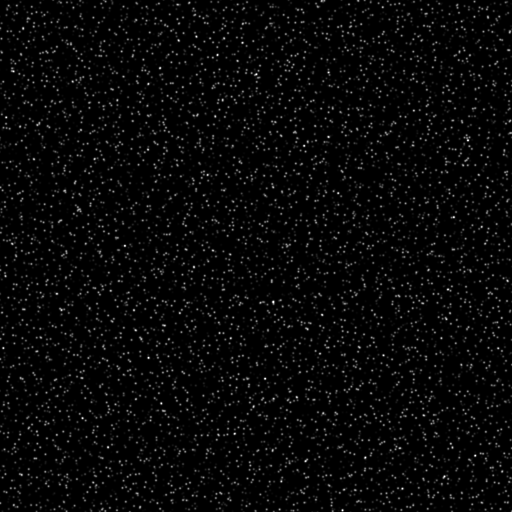
#> input picture testImages/Bits08/Ni06/parabolic01_0.tif, 512 x 512 px
$ python run_liushen_parabolic.py
#> lines starting #> are read from the running program, lines starting #| are printed output that depends on the picture; long printed decimals are rounded
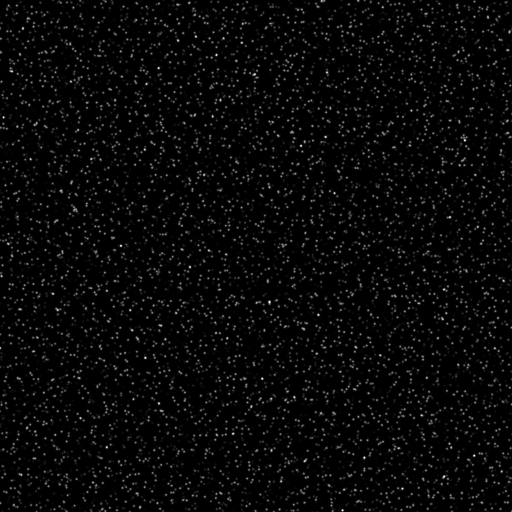
#> input picture testImages/Bits08/Ni06/parabolic01_1.tif, 512 x 512 px
### src/PhysicsBasedOpticalFlowLiuShen_numba.py
"""
MIT License
Copyright (c) [2021-2024] [Luís Mendes, luis <dot> mendes _at_ tecnico.ulisboa.pt]

Permission is hereby granted, free of charge, to any person obtaining a copy
of this software and associated documentation files (the "Software"), to deal
in the Software without restriction, including without limitation the rights
to use, copy, modify, merge, publish, distribute, sublicense, and/or sell
copies of the Software, and to permit persons to whom the Software is furnished
to do so, subject to the following conditions:The above copyright notice and
this permission notice shall be included in all copies or substantial portions
of the Software.

THE SOFTWARE IS PROVIDED "AS IS", WITHOUT WARRANTY OF ANY KIND, EXPRESS OR
IMPLIED, INCLUDING BUT NOT LIMITED TO THE WARRANTIES OF MERCHANTABILITY,
FITNESS FOR A PARTICULAR PURPOSE AND NONINFRINGEMENT. IN NO EVENT SHALL THE
AUTHORS OR COPYRIGHT HOLDERS BE LIABLE FOR ANY CLAIM, DAMAGES OR OTHER
LIABILITY, WHETHER IN AN ACTION OF CONTRACT, TORT OR OTHERWISE, ARISING FROM,
OUT OF OR IN CONNECTION WITH THE SOFTWARE OR THE USE OR OTHER DEALINGS IN THE
SOFTWARE.
"""

#!/usr/bin/env python
"""
Optimized implementation of the Liu-Shen physics-based optical flow algorithm.

This implementation uses Numba for CPU acceleration of the critical parts
while maintaining the efficiency of the original implementation.
"""

import numpy as np
from numba import jit
from scipy.ndimage import convolve as filter2
from tqdm import tqdm

class LiuShenOpticalFlowAlgoAdapter(object):
    """Adapter class for the Liu-Shen physics-based optical flow algorithm."""

    def __init__(self, alpha):
        """Initialize the adapter with the regularization parameter."""
        self.alpha = alpha

    # [4 lines left out: function compute, not called in this run]

    def getAlgoName(self):
        """Return the algorithm name."""
        return 'Liu-Shen Physics based OF'

    def hasGenericPyramidalDefaults(self):
        """Return whether generic pyramidal defaults are provided."""
        return False

def generate_invmatrix(im, h, dx):
    """
    Generate inverse matrix for the Liu-Shen algorithm.

    Args:
        im: Input image
        h: Regularization parameter
        dx: Spatial step

    Returns:
        B11, B12, B22: Components of the inverse matrix
    """
    M  = np.array([ [  1,  0, -1], [  0,  0,  0], [ -1,  0,  1] ], dtype=np.float32)/4  # mixed partial derivatives
    D2 = np.array([ [  0,  1,  0], [  0, -2,  0], [  0,  1,  0] ], dtype=np.float32)    # partial derivative
    H  = np.array([ [  1,  1,  1], [  1,  0,  1], [  1,  1,  1] ], dtype=np.float32)

    # MATLAB imfilter employs correlation, Python conv2 uses convolution, so we must mirror the kernels
    M = np.flipud(np.fliplr(M))
    D2 = np.flipud(np.fliplr(D2))
    H = np.flipud(np.fliplr(H))

    h = np.float32(h)

    cmtx = filter2(np.ones(im.shape, dtype=np.float32), H/(dx*dx), mode='constant')

    A11 = im*(filter2(im, D2/(dx*dx), mode='nearest')-2*im/(dx*dx)) - h*cmtx
    A22 = im*(filter2(im, D2.transpose()/(dx*dx), mode='nearest')-2*im/(dx*dx)) - h*cmtx
    A12 = im*filter2(im, M/(dx*dx), mode='nearest')

    DetA = A11*A22-A12*A12

    B11 = A22/DetA
    B12 = -A12/DetA
    B22 = A11/DetA

    return B11, B12, B22

@jit('Tuple((float32[:,:],float32[:,:],float32))(float32[:,:],float32[:,:],float32[:,:],float32[:,:],float32[:,:],float32[:,:],float32[:,:],int64,int64)',nopython=True,parallel=False)
def helper(B11, B12, B22, bu, bv, u, v, r, c):
    """
    Helper function for computing flow update and error.

    Args:
        B11, B12, B22: Components of the inverse matrix
        bu, bv: Right-hand side vectors
        u, v: Current flow components
        r, c: Image dimensions

    Returns:
        unew, vnew: Updated flow components
        total_error: Error between old and new flow
    """
    unew = -(B11*bu+B12*bv)
    vnew = -(B12*bu+B22*bv)
    total_error = (np.linalg.norm(unew-u)+np.linalg.norm(vnew-v))/(r*c)
    return unew, vnew, total_error

def physicsBasedOpticalFlowLiuShen(im1, im2, h, U, V):
    """
    Liu-Shen physics-based optical flow algorithm.

    Args:
        im1: First image
        im2: Second image
        h: Regularization parameter
        U: Initial horizontal flow component
        V: Initial vertical flow component

    Returns:
        u, v: Updated flow components
        error: Final error
    """
#> called with h = 0.1
    print(f"Computing Liu-Shen physics-based optical flow with h={h}")
    print(f"Image size: {im1.shape}")
#| Image size: (512, 512)

    # Initialize parameters
    f = 0  # Boundary assumption
    maxnum = 60  # Maximum number of iterations
    tol = 1e-8  # Convergence tolerance
    dx = 1  # Spatial step
    dt = 1  # Time step

    # Normalize images
    im1 = im1/np.max(im1)
    im2 = im2/np.max(im2)

    # Define kernels
    D  = np.array([[0, -1,  0], [0,  0,  0], [ 0, 1, 0] ], dtype=np.float32)/2  # partial derivative
    M  = np.array([[1,  0, -1], [0,  0,  0], [-1, 0, 1] ], dtype=np.float32)/4  # mixed partial derivatives
    F  = np.array([[0,  1,  0], [0,  0,  0], [ 0, 1, 0] ], dtype=np.float32)    # average
    D2 = np.array([[0,  1,  0], [0, -2,  0], [ 0, 1, 0] ], dtype=np.float32)    # partial derivative
    H  = np.array([[1,  1,  1], [1,  0,  1], [ 1, 1, 1] ], dtype=np.float32)

    # MATLAB imfilter employs correlation, Python conv2 uses convolution, so we must mirror the kernels
    D = np.flipud(np.fliplr(D))
    M = np.flipud(np.fliplr(M))
    F = np.flipud(np.fliplr(F))
    D2 = np.flipud(np.fliplr(D2))
    H = np.flipud(np.fliplr(H))

    # Compute derivatives
    IIx = im1*filter2(im1, D/dx, mode='nearest')
    IIy = im1*filter2(im1, D.transpose()/dx, mode='nearest')
    II  = im1*im1
    Ixt = im1*filter2((im2-im1)/dt-f, D/dx, mode='nearest')
    Iyt = im1*filter2((im2-im1)/dt-f, D.transpose()/dx, mode='nearest')

    # Initialize variables
    k = 0
    total_error = 100000000
    u = np.float32(U)
#> u: shape (512, 512) float32; every value is 0
    v = np.float32(V)
    r, c = im2.shape
#> r = 512; c = 512

    # Generate inverse matrix
    B11, B12, B22 = generate_invmatrix(im1, h, dx)
#> in generate_invmatrix, `A11 = im*(filter2(im, D2/(dx*dx), mode='nearest')-2*im/(dx*dx)) - h*cmtx`:
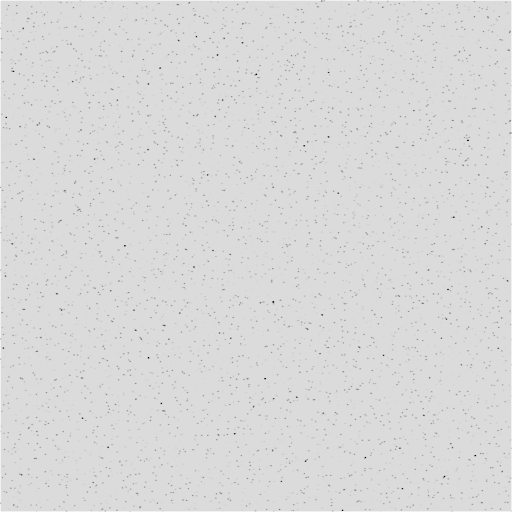
#> A11: shape (512, 512) float32; min -3.85, max -0.3, mean -0.816; drawn with min black and max white
#> in generate_invmatrix, `B11 = A22/DetA`:
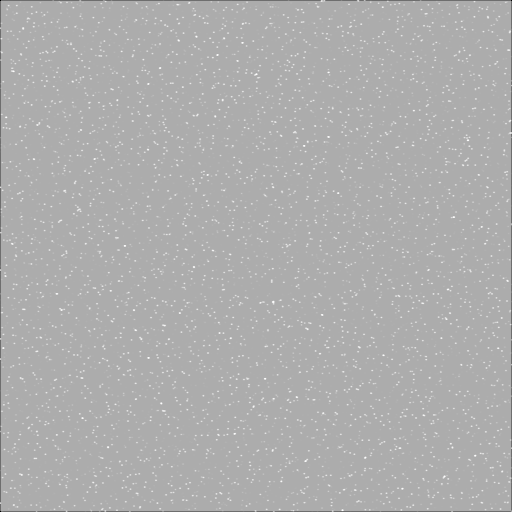
#> B11: shape (512, 512) float32; min -3.33, max -0.26, mean -1.24; drawn with min black and max white

    # Iterative refinement
    error = 0
    with tqdm(total=maxnum, desc="Liu-Shen iterations") as pbar:
        while total_error > tol and k < maxnum:
            # Compute bu and bv
            bu = 2*IIx*filter2(u, D/dx, mode='nearest') + IIx*filter2(v, D.transpose()/dx, mode='nearest') + \
                   IIy*filter2(v, D/dx, mode='nearest') + II*filter2(u, F/(dx*dx), mode='nearest') + \
                   II*filter2(v, M/(dx*dx), mode='nearest') + h*filter2(u, H/(dx*dx), mode='constant')+Ixt

            bv = IIy*filter2(u, D/dx, mode='nearest') + IIx*filter2(u, D.transpose()/dx, mode='nearest') + \
                2*IIy*filter2(v, D.transpose()/dx, mode='nearest') + II*filter2(u, M/(dx*dx), mode='nearest') + \
                II*filter2(v, F.transpose()/(dx*dx), mode='nearest') + h*filter2(v, H/(dx*dx), mode='constant')+Iyt

            # Compute flow update and error
            unew, vnew, total_error = helper(B11, B12, B22, bu, bv, u, v, r, c)

            # Update flow
            u = unew
            v = vnew
            error = total_error
            k += 1

            # Update progress bar
            pbar.update(1)
            pbar.set_postfix({"error": f"{error:.6f}"})
#> this loop made 60 passes
#> error on passes 1 to 12: 4.31e-05, 1.82e-05, 1.07e-05, 8.18e-06, 6.71e-06, 5.87e-06, 5.28e-06, 4.85e-06, 4.52e-06, 4.25e-06, 4.04e-06, 3.86e-06
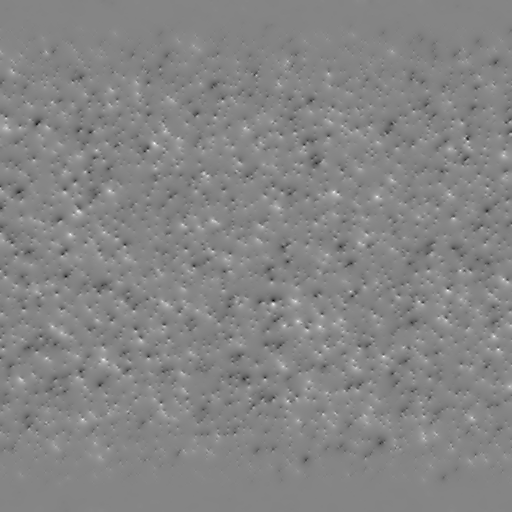
#> u: shape (512, 512) float32; min -0.324, max 0.296, mean 0.00044; drawn with min black and max white
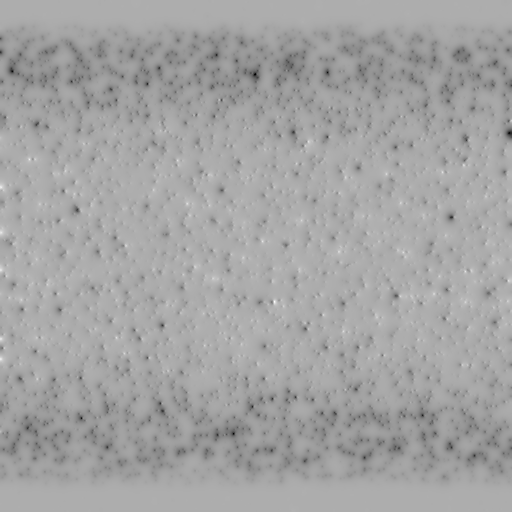
#> v: shape (512, 512) float32; min -0.763, max 0.357, mean -0.0423; drawn with min black and max white
#> after the loop, k = 60

    print(f"Liu-Shen completed after {k} iterations with error {error:.6f}")
#| Liu-Shen completed after 60 iterations with error 2e-06
    return u, v, error

### run_liushen_parabolic.py
"""
Run the Liu-Shen physics-based optical flow algorithm on parabolic flow images.
"""

import os
import sys
import numpy as np
import matplotlib.pyplot as plt
from skimage.io import imread
import scipy.io as sio
from tqdm import tqdm

# Add the src directory to the path
sys.path.insert(0, os.path.abspath(os.path.join(os.path.dirname(__file__), 'src')))

# Import the implementation
from PhysicsBasedOpticalFlowLiuShen_numba import physicsBasedOpticalFlowLiuShen

def run_liushen_parabolic():
    """Run the Liu-Shen algorithm on parabolic flow images."""
    # Load test images
    test_dir = os.path.abspath(os.path.join(os.path.dirname(__file__), 'testImages', 'Bits08', 'Ni06'))
    im1_path = os.path.join(test_dir, 'parabolic01_0.tif')
    im2_path = os.path.join(test_dir, 'parabolic01_1.tif')

    # Check if test images exist
    if not os.path.exists(im1_path) or not os.path.exists(im2_path):
        print("Test images not found")
        return

    # Load images
    im1 = imread(im1_path).astype(np.float32)
    im2 = imread(im2_path).astype(np.float32)

    # Initialize flow fields
    U = np.zeros_like(im1)
    V = np.zeros_like(im1)

    # Set parameters
    h = 0.1  # Regularization parameter

    # Run the algorithm
    u, v, err = physicsBasedOpticalFlowLiuShen(im1, im2, h, U, V)
#> err = 2.04e-06

    # Create output directory
    output_dir = os.path.join(os.path.dirname(__file__), 'flow_results', 'liushen_parabolic')
    os.makedirs(output_dir, exist_ok=True)

    # Save results
    results = {
        'u': u,
        'v': v,
        'error': err
    }
    sio.savemat(os.path.join(output_dir, 'flow_results.mat'), results)

    # Plot results
    plt.figure(figsize=(12, 8))

    # Plot horizontal velocity field
    plt.subplot(2, 2, 1)
    plt.imshow(u, cmap='jet')
    plt.colorbar()
    plt.title('Horizontal Velocity (U)')

    # Plot vertical velocity field
    plt.subplot(2, 2, 2)
    plt.imshow(v, cmap='jet')
    plt.colorbar()
    plt.title('Vertical Velocity (V)')

    # Plot quiver plot
    plt.subplot(2, 2, 3)
    step = 16  # Skip every 16 pixels for clarity
    Y, X = np.mgrid[0:u.shape[0]:step, 0:u.shape[1]:step]
    U_quiver = u[::step, ::step]
    V_quiver = v[::step, ::step]
    plt.quiver(X, Y, U_quiver, V_quiver, scale=5)
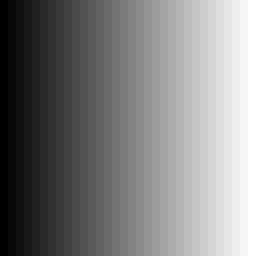
#> X: shape (32, 32) int64 (shown 8 times larger); min 0, max 496, mean 248; drawn with min black and max white
    plt.title('Flow Field')

    # Plot horizontal velocity profile
    plt.subplot(2, 2, 4)
    u_profile = np.mean(u, axis=1)  # Average across columns
#> u_profile = 512 values, max 0.00977 at index 150, min -0.00795 at index 249, mean 0.00044
    plt.plot(u_profile, np.arange(len(u_profile)))
    plt.gca().invert_yaxis()  # Invert y-axis to match image coordinates
    plt.title('Horizontal Velocity Profile')
    plt.xlabel('Velocity')
    plt.ylabel('Y-coordinate')

    plt.tight_layout()
    plt.savefig(os.path.join(output_dir, 'flow_results.png'))
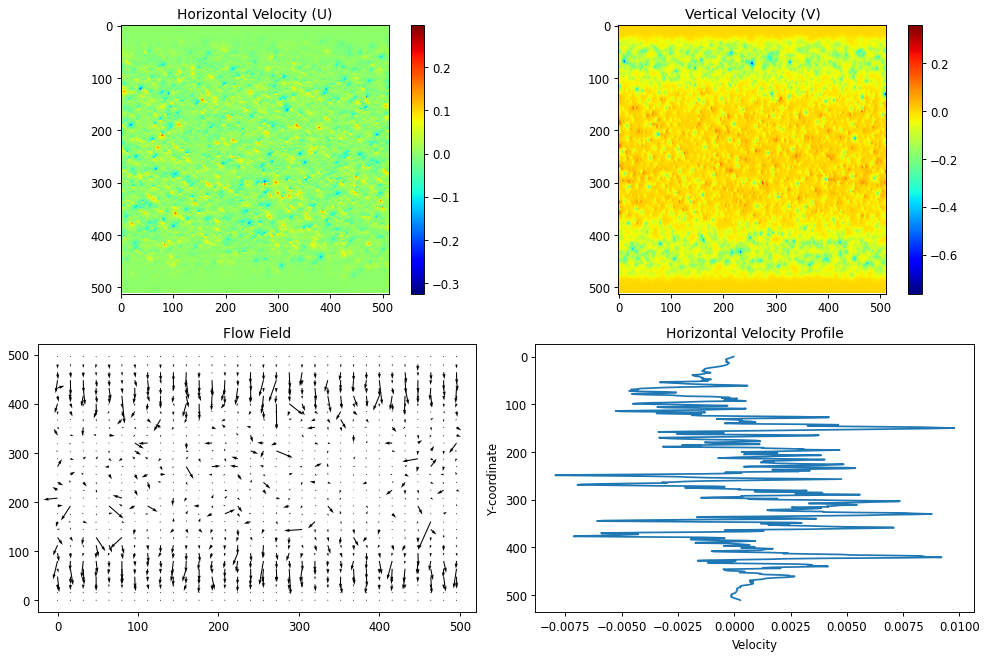
#> figure drawn by matplotlib, 6 panels

    print(f"Results saved to {output_dir}")

    # Show the plot after saving
    plt.show()

    return u, v, err

if __name__ == "__main__":
    run_liushen_parabolic()
